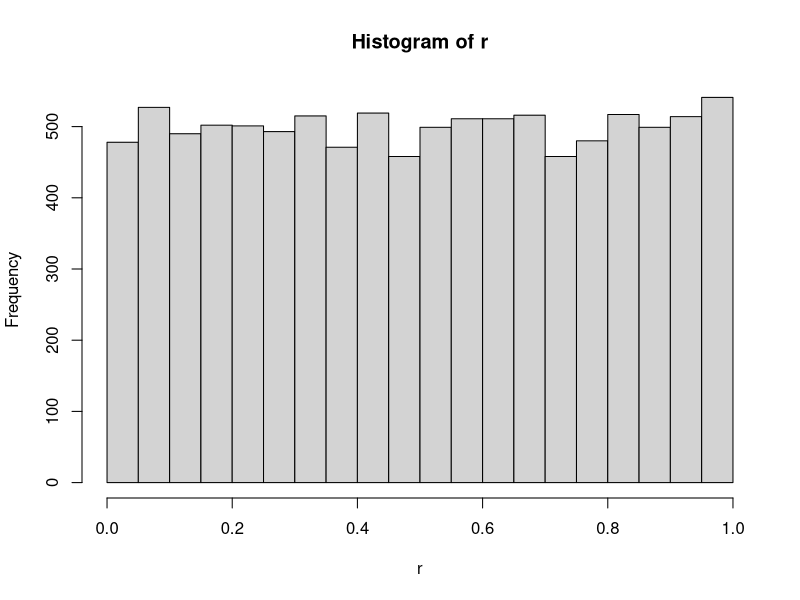
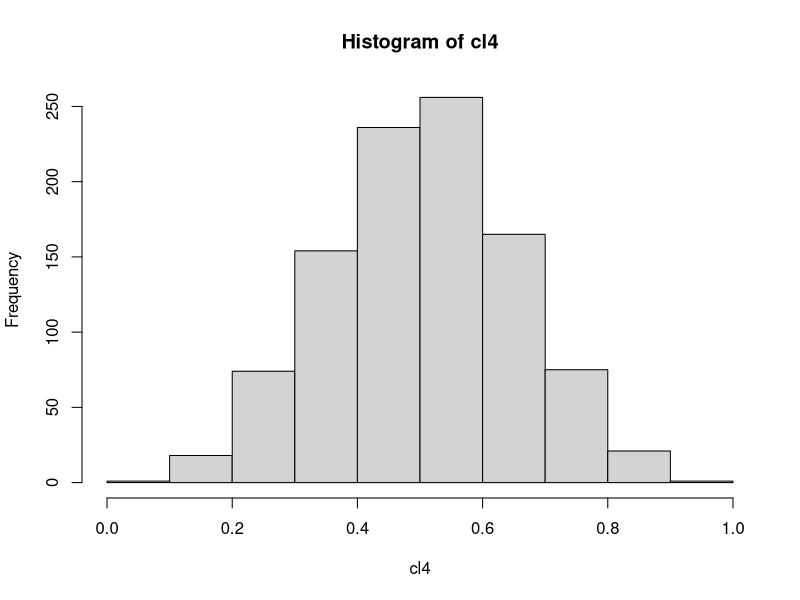
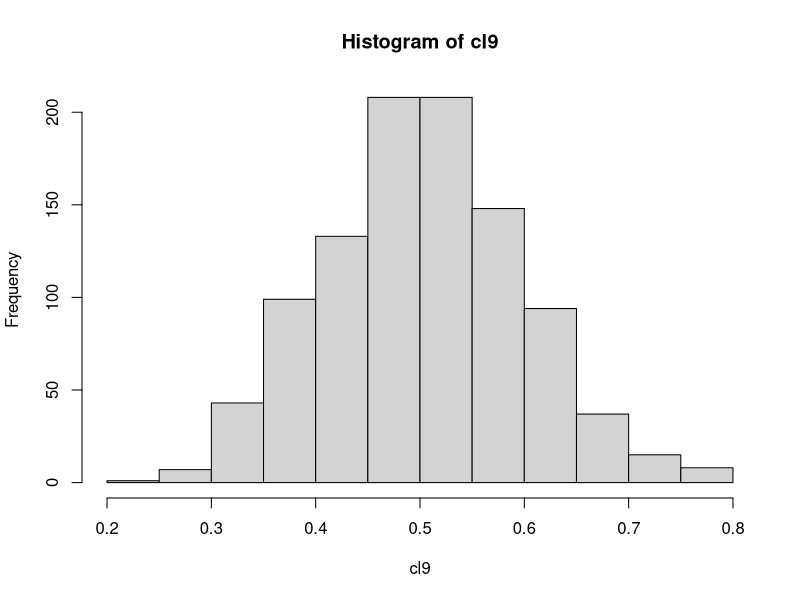
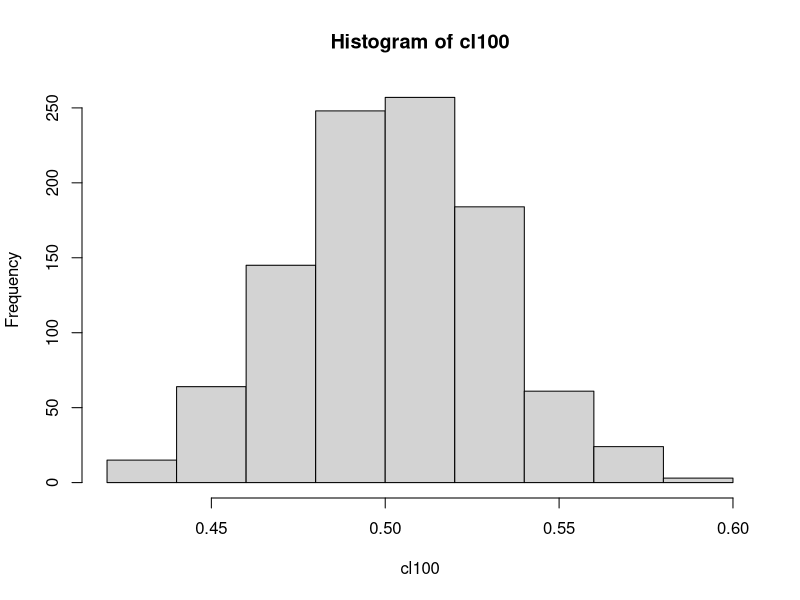
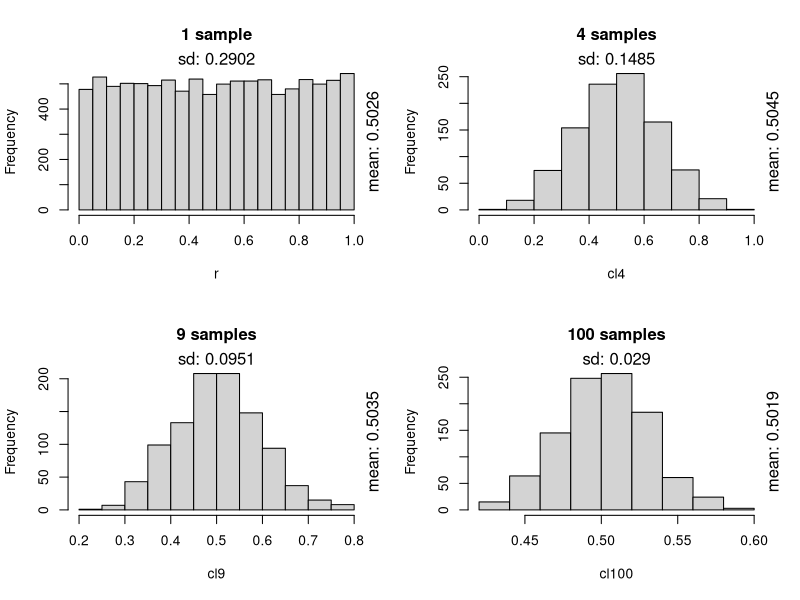

Recreate these plots in R, in order.
# Central Therom Distribution

# generate 10000 random #'s (uniform distribution)
  r <- runif(10000)
  hist(r)
  meanr <- round(mean(r), digits = 4) 
  sdr <- round(sd(r), digits = 4)
  sample(r,4) # Samples 4 #'s 
  mean(sample(r,4)) # avg of 4 #'s
# put sample mean into a var
  cl4 <- mean(sample(r,4))
# Make a "for" loop to do this 1000 times
  for (i in 1:1000) {
    cl4 <- c(cl4, mean(sample(r,4)))
  }
# show histogram of this and store it in var's
  hist(cl4)
  meancl4 <- round(mean(cl4), digits = 4)
  sdcl4 <- round(sd(cl4), digits = 4)
# with 9 samples
  cl9 <- mean(sample(r,9))
  for (i in 1:1000) {
    cl9 <- c(cl9, mean(sample(r,9)))
  }
  hist(cl9)
  meancl9 <- round(mean(cl9), digits = 4)
  sdcl9 <- round(sd(cl9), digits = 4)
# with 100 samples
  cl100 <- mean(sample(r,100))
  for (i in 1:1000) {
    cl100 <- c(cl100, mean(sample(r,100)))
  }
  hist(cl100)
  meancl100 <- round(mean(cl100), digits = 4)
  sdcl100 <- round(sd(cl100), digits = 4)
# compare these in 4 windows
  par(mfrow = c(2,2))
  hist(r, main = "1 sample")
    sdrlab <- paste("sd:",sdr) # sd label var
    meanrlab <- paste("mean:",meanr) # mean label var
    mtext(sdrlab, side = 3)
    mtext(meanrlab, side = 4)
  hist(cl4, main = "4 samples")
    sdcl4lab <- paste("sd:",sdcl4)
    meancl4lab <- paste("mean:",meancl4)
    mtext(sdcl4lab, side = 3)
    mtext(meancl4lab, side = 4)
  hist(cl9, main = "9 samples")
    sdcl9lab <- paste("sd:",sdcl9)
    meancl9lab <- paste("mean:",meancl9)
    mtext(sdcl9lab, side = 3)
    mtext(meancl9lab, side = 4)
  hist(cl100, main = "100 samples")
    sdcl100lab <- paste("sd:",sdcl100)
    meancl100lab <- paste("mean:",meancl100)
    mtext(sdcl100lab, side = 3)
    mtext(meancl100lab, side = 4)
      